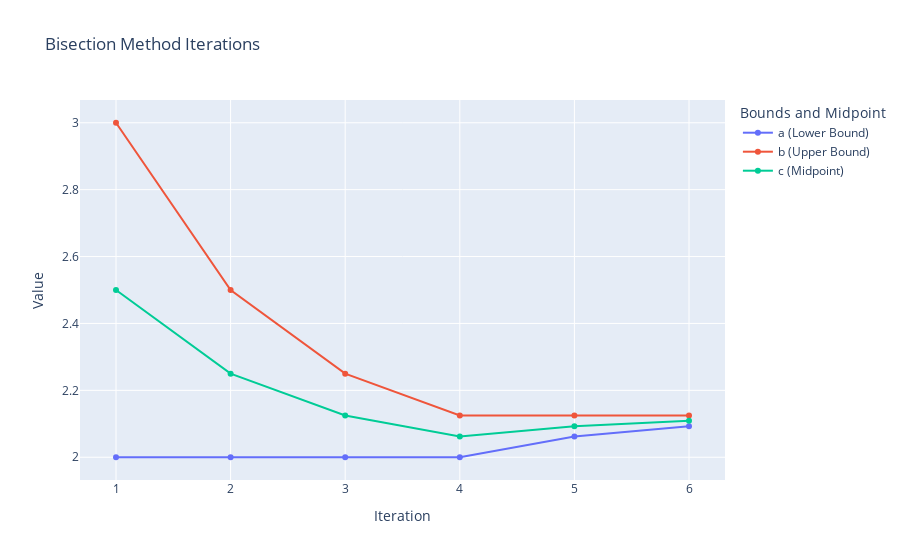

The notebook cell this image was saved under:
### Code cell
import plotly.graph_objs as go

def f(x):
    return x**3 - 2*x - 5

def bisection_method(a, b, tol):
    if f(a) * f(b) >= 0:
        print("The Bisection method fails.")
        return None
    
    iteration = 0
    a_values = []
    b_values = []
    c_values = []
    
    while (b - a) / 2 > tol:
        c = round((a + b) / 2, 3)
        
        # Append the current values of a, b, c
        a_values.append(round(a, 3))
        b_values.append(round(b, 3))
        c_values.append(round(c, 3))
        
        # Print current iteration details before updating the interval
        iteration += 1
        print(f"Iteration {iteration}: a = {round(a, 3)}, b = {round(b, 3)}, c = {round(c, 3)}, f(c) = {round(f(c), 3)}")
        
        # Update the interval based on the sign of f(c)
        if f(c) == 0:  # We've found the exact root
            break
        elif f(a) * f(c) < 0:  # The root lies between a and c
            b = c
        else:  # The root lies between c and b
            a = c
    
    return c, a_values, b_values, c_values

# Given values
a = 2
b = 3
tol = 0.01

root, a_values, b_values, c_values = bisection_method(a, b, tol)
if root is not None:
    print(f"\nThe root is approximately: {root}")

# Plotting using Plotly
fig = go.Figure()

fig.add_trace(go.Scatter(x=list(range(1, len(a_values) + 1)), y=a_values, mode='lines+markers', name='a (Lower Bound)'))
fig.add_trace(go.Scatter(x=list(range(1, len(b_values) + 1)), y=b_values, mode='lines+markers', name='b (Upper Bound)'))
fig.add_trace(go.Scatter(x=list(range(1, len(c_values) + 1)), y=c_values, mode='lines+markers', name='c (Midpoint)'))

fig.update_layout(title='Bisection Method Iterations',
                  xaxis_title='Iteration',
                  yaxis_title='Value',
                  legend_title='Bounds and Midpoint')

fig.show()

### Figure 1 — Plotly figure (JSON) as saved in the notebook; plotly's stock layout.template omitted (floating-point values rounded to 4 significant figures)
{"data": [{"mode": "lines+markers", "name": "a (Lower Bound)", "x": [1, 2, 3, 4, 5, 6], "y": [2, 2, 2, 2, 2.062, 2.093], "type": "scatter"}, {"mode": "lines+markers", "name": "b (Upper Bound)", "x": [1, 2, 3, 4, 5, 6], "y": [3, 2.5, 2.25, 2.125, 2.125, 2.125], "type": "scatter"}, {"mode": "lines+markers", "name": "c (Midpoint)", "x": [1, 2, 3, 4, 5, 6], "y": [2.5, 2.25, 2.125, 2.062, 2.093, 2.109], "type": "scatter"}], "layout": {"title": {"text": "Bisection Method Iterations"}, "xaxis": {"title": {"text": "Iteration"}}, "yaxis": {"title": {"text": "Value"}}, "legend": {"title": {"text": "Bounds and Midpoint"}}}}
